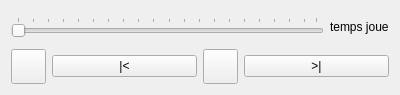
<?xml version="1.0" encoding="UTF-8"?>
<ui version="4.0">
 <class>ControleLecture</class>
 <widget class="QWidget" name="ControleLecture">
  <property name="geometry">
   <rect>
    <x>0</x>
    <y>0</y>
    <width>400</width>
    <height>95</height>
   </rect>
  </property>
  <property name="windowTitle">
   <string>Form</string>
  </property>
  <layout class="QVBoxLayout" name="verticalLayout">
   <item>
    <layout class="QHBoxLayout" name="horizontalLayout_2">
     <item>
      <widget class="QSlider" name="tempsLecture">
       <property name="orientation">
        <enum>Qt::Horizontal</enum>
       </property>
       <property name="tickPosition">
        <enum>QSlider::TicksAbove</enum>
       </property>
       <property name="tickInterval">
        <number>5</number>
       </property>
      </widget>
     </item>
     <item>
      <widget class="QLabel" name="tempsJoue">
       <property name="text">
        <string>temps joue</string>
       </property>
      </widget>
     </item>
    </layout>
   </item>
   <item>
    <layout class="QHBoxLayout" name="horizontalLayout">
     <item>
      <widget class="QPushButton" name="stop">
       <property name="minimumSize">
        <size>
         <width>35</width>
         <height>35</height>
        </size>
       </property>
       <property name="maximumSize">
        <size>
         <width>35</width>
         <height>35</height>
        </size>
       </property>
       <property name="text">
        <string/>
       </property>
       <property name="icon">
        <iconset>
         <activeoff>:/Autres/Stop</activeoff>
        </iconset>
       </property>
       <property name="iconSize">
        <size>
         <width>35</width>
         <height>35</height>
        </size>
       </property>
      </widget>
     </item>
     <item>
      <widget class="QPushButton" name="precedent">
       <property name="text">
        <string>|&lt;</string>
       </property>
      </widget>
     </item>
     <item>
      <widget class="QPushButton" name="lecturePause">
       <property name="minimumSize">
        <size>
         <width>35</width>
         <height>35</height>
        </size>
       </property>
       <property name="maximumSize">
        <size>
         <width>35</width>
         <height>35</height>
        </size>
       </property>
       <property name="icon">
        <iconset>
         <normalon>:/Autres/Play</normalon>
        </iconset>
       </property>
       <property name="iconSize">
        <size>
         <width>35</width>
         <height>35</height>
        </size>
       </property>
      </widget>
     </item>
     <item>
      <widget class="QPushButton" name="suivant">
       <property name="text">
        <string>&gt;|</string>
       </property>
      </widget>
     </item>
    </layout>
   </item>
  </layout>
 </widget>
 <resources/>
 <connections/>
</ui>
